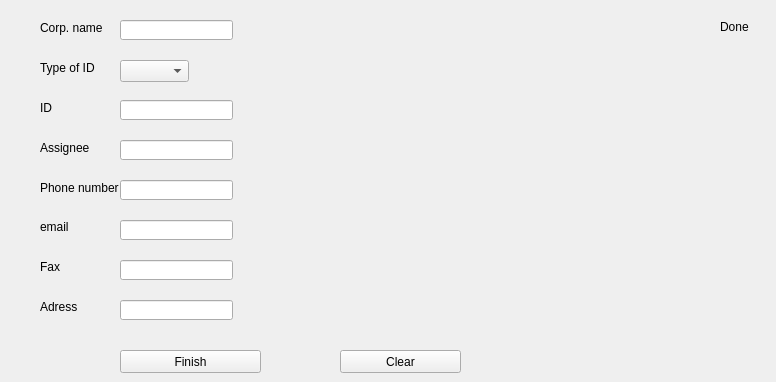
       <widget class="QWidget" name="Add_corp_tab">
        <attribute name="title">
         <string>Add</string>
        </attribute>
        <widget class="QComboBox" name="cb_type_ID_corp">
         <property name="geometry">
          <rect>
           <x>120</x>
           <y>60</y>
           <width>69</width>
           <height>22</height>
          </rect>
         </property>
        </widget>
        <widget class="QLabel" name="lab_type_ID_corp">
         <property name="geometry">
          <rect>
           <x>40</x>
           <y>60</y>
           <width>61</width>
           <height>16</height>
          </rect>
         </property>
         <property name="text">
          <string>Type of ID</string>
         </property>
        </widget>
        <widget class="QLabel" name="lab_name_corp">
         <property name="geometry">
          <rect>
           <x>40</x>
           <y>20</y>
           <width>71</width>
           <height>16</height>
          </rect>
         </property>
         <property name="text">
          <string>Corp. name</string>
         </property>
        </widget>
        <widget class="QLineEdit" name="le_name_corp">
         <property name="geometry">
          <rect>
           <x>120</x>
           <y>20</y>
           <width>113</width>
           <height>20</height>
          </rect>
         </property>
        </widget>
        <widget class="QLabel" name="lab_ID_corp">
         <property name="geometry">
          <rect>
           <x>40</x>
           <y>100</y>
           <width>71</width>
           <height>16</height>
          </rect>
         </property>
         <property name="text">
          <string>ID</string>
         </property>
        </widget>
        <widget class="QLabel" name="label_corp_email">
         <property name="geometry">
          <rect>
           <x>40</x>
           <y>220</y>
           <width>47</width>
           <height>13</height>
          </rect>
         </property>
         <property name="text">
          <string>email</string>
         </property>
        </widget>
        <widget class="QLineEdit" name="le_ID_corp">
         <property name="geometry">
          <rect>
           <x>120</x>
           <y>100</y>
           <width>113</width>
           <height>20</height>
          </rect>
         </property>
        </widget>
        <widget class="QLabel" name="lab_assignee_corp">
         <property name="geometry">
          <rect>
           <x>40</x>
           <y>140</y>
           <width>81</width>
           <height>16</height>
          </rect>
         </property>
         <property name="text">
          <string>Assignee</string>
         </property>
        </widget>
        <widget class="QLabel" name="lab_adress_corp">
         <property name="geometry">
          <rect>
           <x>40</x>
           <y>300</y>
           <width>47</width>
           <height>13</height>
          </rect>
         </property>
         <property name="text">
          <string>Adress</string>
         </property>
        </widget>
        <widget class="QLineEdit" name="le_number_corp">
         <property name="geometry">
          <rect>
           <x>120</x>
           <y>180</y>
           <width>113</width>
           <height>20</height>
          </rect>
         </property>
        </widget>
        <widget class="QLineEdit" name="le_email_corp">
         <property name="geometry">
          <rect>
           <x>120</x>
           <y>220</y>
           <width>113</width>
           <height>20</height>
          </rect>
         </property>
        </widget>
        <widget class="QLineEdit" name="le_fax_corp">
         <property name="geometry">
          <rect>
           <x>120</x>
           <y>260</y>
           <width>113</width>
           <height>20</height>
          </rect>
         </property>
        </widget>
        <widget class="QLineEdit" name="le_assignee_corp">
         <property name="geometry">
          <rect>
           <x>120</x>
           <y>140</y>
           <width>113</width>
           <height>20</height>
          </rect>
         </property>
        </widget>
        <widget class="QLineEdit" name="le_adress_corp">
         <property name="geometry">
          <rect>
           <x>120</x>
           <y>300</y>
           <width>113</width>
           <height>20</height>
          </rect>
         </property>
        </widget>
        <widget class="QLabel" name="lab_number_corp">
         <property name="geometry">
          <rect>
           <x>40</x>
           <y>180</y>
           <width>81</width>
           <height>16</height>
          </rect>
         </property>
         <property name="text">
          <string>Phone number</string>
         </property>
        </widget>
        <widget class="QLabel" name="lab_fax_corp">
         <property name="geometry">
          <rect>
           <x>40</x>
           <y>260</y>
           <width>47</width>
           <height>13</height>
          </rect>
         </property>
         <property name="text">
          <string>Fax</string>
         </property>
        </widget>
        <widget class="QPushButton" name="pb_add_corp_clear">
         <property name="geometry">
          <rect>
           <x>340</x>
           <y>350</y>
           <width>121</width>
           <height>23</height>
          </rect>
         </property>
         <property name="text">
          <string>Clear</string>
         </property>
        </widget>
        <widget class="QPushButton" name="pb_add_corp_finish">
         <property name="geometry">
          <rect>
           <x>120</x>
           <y>350</y>
           <width>141</width>
           <height>23</height>
          </rect>
         </property>
         <property name="text">
          <string>Finish</string>
         </property>
        </widget>
        <widget class="QLabel" name="lab_name_client_3">
         <property name="geometry">
          <rect>
           <x>720</x>
           <y>20</y>
           <width>47</width>
           <height>13</height>
          </rect>
         </property>
         <property name="text">
          <string>Done</string>
         </property>
        </widget>
       </widget>
